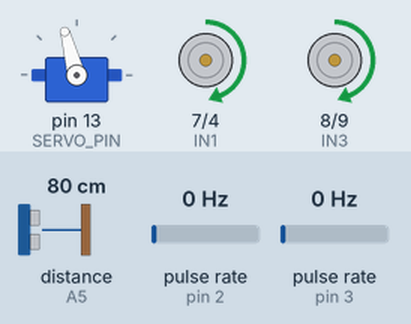
Recording of a sketch running on a simulated Arduino Uno, built with avr-gcc and run on an emulated ATmega328P. Parts: servo, motor-driver pin pairs drawn as motors (green arrow = first pin HIGH = forward, orange = second pin HIGH = backward, longer = more drive, scaled by the enable pin). Wiring (inferred from the names in the program): ultrasonic range finder: trigger A4; echo A5; 2 × pulse sensor: data pin 2 / data pin 3. The inputs (shaded band) are chosen by the test bench; at power-on: distance to the obstacle (sensor on A5) 80 cm, pulse rate (sensors on pin 2, pin 3) 0 Hz. The echo pulse lasts 58.3 µs per cm.

Above: at 1.7 s.
1.8 s: distance to the obstacle (sensor on A5) set to 23 cm
3.3 s: distance to the obstacle (sensor on A5) set to 17 cm
At 3.9 s:
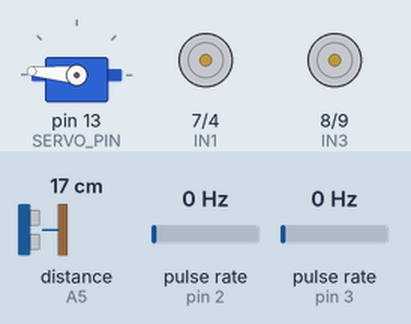
At 6.2 s:
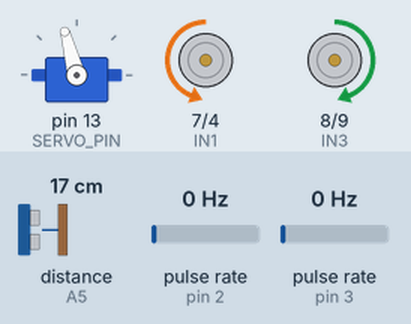
Timing chart, 0 to 7.7 s (numbered marks = the images above; inputs shaded):
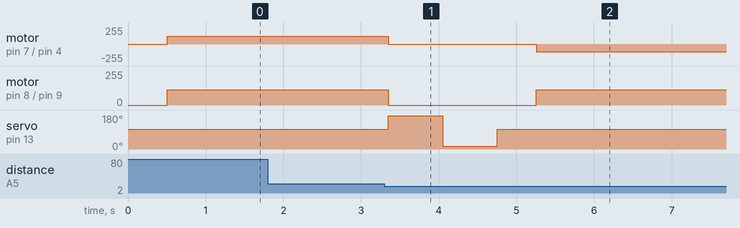

Measured:
- the behaviour switches between 21 and 20 cm on distance to the obstacle (sensor on A5) (found by bisection; images 0 and 1)
- after the input at 1.8 s, every drawn part: stays the same
- after the input at 3.3 s, motor on pin 7 (IN1) / pin 4 (IN2): forward 115/255 → stopped after 0.05 s, → backward 115/255 1.9 s later; motor on pin 8 (IN3) / pin 9 (IN4): forward 115/255 → stopped after 0.05 s, → forward 115/255 1.9 s later; servo on pin 13 (SERVO_PIN): 105° → 175° after 0.05 s, → 15° 0.70 s later, → 105° 0.70 s later

The sketch:

Robot.ino
```cpp
#include <Arduino.h>
#include <Servo.h>

/* ===== HC-SR04 ===== */
const unsigned int TRIG_PIN = A4;
const unsigned int ECHO_PIN = A5;
const unsigned int BAUD_RATE = 9600;

/* ===== Motor pins L298N ===== */
const int ENA = 6;    // PWM Left
const int ENB = 5;    // PWM Right
const int IN1 = 7;    // Left DIR1
const int IN2 = 4;    // Left DIR2
const int IN3 = 8;    // Right DIR1
const int IN4 = 9;    // Right DIR2

int speed_left  = 115;
int speed_right = 115;

/* ===== Servo ===== */
const int SERVO_PIN = 13;
Servo myservo;

const int CENTER_ANGLE = 105;
const int LEFT_ANGLE   = 175;
const int RIGHT_ANGLE  = 15;

/* ===== Obstacle threshold ===== */
const int OBSTACLE_THRESHOLD = 20;

/* ===== Turning flag ===== */
bool isTurning = false;

/* ===== Encoder + hình học ===== */
const uint8_t PIN_ENC_L = 2;
const uint8_t PIN_ENC_R = 3;

const uint16_t PULSES_PER_REV = 20;

const float WHEEL_RADIUS_M = 0.0325f;
const float WHEEL_BASE_M   = 0.1150f;
const float CIRC_M = 2.0f * 3.1415926f * WHEEL_RADIUS_M;

volatile long encL_total = 0;
volatile long encR_total = 0;

/* ===== ISR Encoder ===== */
void encL_isr() {
  encL_total++;
}

void encR_isr() {
  encR_total++;
}

/* ===== Motor L298N helper ===== */
void motorWriteLR(int pwmL, int pwmR) {
  pwmL = constrain(pwmL, -255, 255);
  pwmR = constrain(pwmR, -255, 255);

  // Left motor
  if (pwmL > 0) {
    digitalWrite(IN1, HIGH);
    digitalWrite(IN2, LOW);
    analogWrite(ENA, pwmL);
  } else if (pwmL < 0) {
    digitalWrite(IN1, LOW);
    digitalWrite(IN2, HIGH);
    analogWrite(ENA, -pwmL);
  } else {
    digitalWrite(IN1, LOW);
    digitalWrite(IN2, LOW);
    analogWrite(ENA, 0);
  }

  // Right motor
  if (pwmR > 0) {
    digitalWrite(IN3, HIGH);
    digitalWrite(IN4, LOW);
    analogWrite(ENB, pwmR);
  } else if (pwmR < 0) {
    digitalWrite(IN3, LOW);
    digitalWrite(IN4, HIGH);
    analogWrite(ENB, -pwmR);
  } else {
    digitalWrite(IN3, LOW);
    digitalWrite(IN4, LOW);
    analogWrite(ENB, 0);
  }
}

/* ===== Setup ===== */
void setup() {
  pinMode(TRIG_PIN, OUTPUT);
  pinMode(ECHO_PIN, INPUT);

  Serial.begin(BAUD_RATE);

  pinMode(ENA, OUTPUT);
  pinMode(ENB, OUTPUT);
  pinMode(IN1, OUTPUT);
  pinMode(IN2, OUTPUT);
  pinMode(IN3, OUTPUT);
  pinMode(IN4, OUTPUT);

  stop();

  myservo.attach(SERVO_PIN);
  myservo.write(CENTER_ANGLE);
  delay(500);

  pinMode(PIN_ENC_L, INPUT_PULLUP);
  pinMode(PIN_ENC_R, INPUT_PULLUP);

  attachInterrupt(digitalPinToInterrupt(PIN_ENC_L), encL_isr, RISING);
  attachInterrupt(digitalPinToInterrupt(PIN_ENC_R), encR_isr, RISING);
}

/* ===== Loop ===== */
void loop() {
  if (isTurning) {
    delay(100);
    return;
  }

  int frontDistance = getDistance();

  if (frontDistance == 0) {
    // Không đọc được sensor
  } else {
    if (frontDistance < OBSTACLE_THRESHOLD) {
      stop();

      int leftDistance = scanDirection(LEFT_ANGLE);
      int rightDistance = scanDirection(RIGHT_ANGLE);

      myservo.write(CENTER_ANGLE);
      delay(500);

      if (leftDistance < OBSTACLE_THRESHOLD && rightDistance > OBSTACLE_THRESHOLD) {
        turn_right_90_Degrees();
      }
      else if (rightDistance < OBSTACLE_THRESHOLD && leftDistance > OBSTACLE_THRESHOLD) {
        turn_left_90_Degrees();
      }
      else if (rightDistance >= OBSTACLE_THRESHOLD && leftDistance >= OBSTACLE_THRESHOLD) {
        turn_right_90_Degrees();
      }
      else {
        turn_left_90_Degrees();
      }
    }
    else {
      forward();
    }
  }

  delay(200);
}

/* ===== Siêu âm + quét servo ===== */
int getDistance() {
  digitalWrite(TRIG_PIN, LOW);
  delayMicroseconds(2);

  digitalWrite(TRIG_PIN, HIGH);
  delayMicroseconds(10);
  digitalWrite(TRIG_PIN, LOW);

  unsigned long duration = pulseIn(ECHO_PIN, HIGH, 25000);

  if (duration == 0) return 0;

  int distance = duration / 29 / 2;
  return distance;
}

int scanDirection(int angle) {
  myservo.write(angle);
  delay(700);
  return getDistance();
}

/* ===== Motor functions dùng L298N ===== */
void stop() {
  motorWriteLR(0, 0);
}

void forward() {
  motorWriteLR(speed_left, speed_right);
}

void backward() {
  motorWriteLR(-speed_left, -speed_right);
}

void turn_left() {
  motorWriteLR(-speed_left, speed_right);
}

void turn_right() {
  motorWriteLR(speed_left, -speed_right);
}

/* ===== Quay 90° bằng encoder ===== */
long pulsesForSpinDeg(float deg) {
  float theta = fabs(deg) * PI / 180.0f;
  float s = theta * (WHEEL_BASE_M / 2.0f);
  float revs = s / CIRC_M;
  return (long)(revs * PULSES_PER_REV + 0.5f);
}

void turn_right_90_Degrees() {
  isTurning = true;

  long target = 3.0 * pulsesForSpinDeg(90.0f);

  long L0, R0;
  noInterrupts();
  L0 = encL_total;
  R0 = encR_total;
  interrupts();

  while (true) {
    turn_right();

    long Ld, Rd;
    noInterrupts();
    Ld = abs(encL_total - L0);
    Rd = abs(encR_total - R0);
    interrupts();

    if (Ld >= target && Rd >= target) break;

    delay(5);
  }

  stop();
  delay(200);
  isTurning = false;
}

void turn_left_90_Degrees() {
  isTurning = true;

  long target = 3.0 * pulsesForSpinDeg(90.0f);

  long L0, R0;
  noInterrupts();
  L0 = encL_total;
  R0 = encR_total;
  interrupts();

  while (true) {
    turn_left();

    long Ld, Rd;
    noInterrupts();
    Ld = abs(encL_total - L0);
    Rd = abs(encR_total - R0);
    interrupts();

    if (Ld >= target && Rd >= target) break;

    delay(5);
  }

  stop();
  delay(200);
  isTurning = false;
}
```
